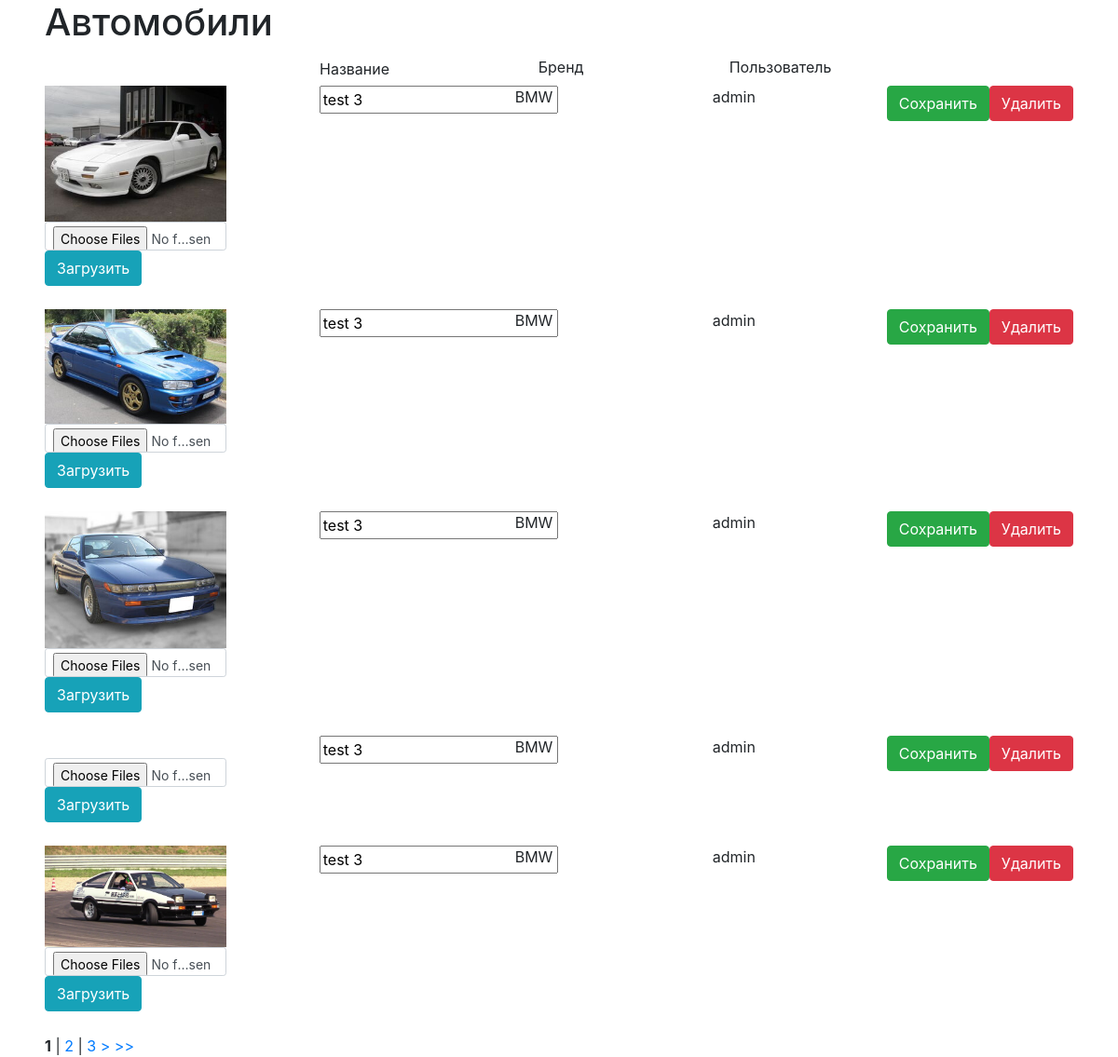
The app's page /admin/ with its own data.
### tables this page shows
CREATE TABLE `cars` (
  `car_id` int NOT NULL AUTO_INCREMENT,
  `user_id` int NOT NULL DEFAULT '0',
  `car_name` varchar(40) NOT NULL DEFAULT '',
  `brand_id` int NOT NULL DEFAULT '0',
  PRIMARY KEY (`car_id`),
  KEY `user_id_idx` (`user_id`),
  KEY `brand_id_idx` (`brand_id`),
  CONSTRAINT `brand` FOREIGN KEY (`brand_id`) REFERENCES `brands` (`brand_id`) ON DELETE CASCADE,
  CONSTRAINT `user` FOREIGN KEY (`user_id`) REFERENCES `users` (`user_id`)
);

CREATE TABLE `brands` (
  `brand_id` int NOT NULL AUTO_INCREMENT,
  `brand_name` varchar(45) NOT NULL DEFAULT '',
  PRIMARY KEY (`brand_id`)
);

CREATE TABLE `users` (
  `user_id` int NOT NULL AUTO_INCREMENT,
  `role` varchar(45) NOT NULL DEFAULT 'user',
  PRIMARY KEY (`user_id`)
);

### app/controllers/AdminCarController.php (called while the page is built)
<?php
class AdminCarController
{
    public function createView($params)
    {
        $cars = new Cars;
        if (is_numeric($params)) {
            $result = $cars->getCarsForCurrentPage($params);
            $currentPage = $params;
        } else {
            $result = $cars->getCarsForCurrentPage(1);
            $currentPage = 1;
        }
        $pagesCount = $cars->countPages();
        include "{$_SERVER['DOCUMENT_ROOT']}/app/views/admin.php";
    }
}

### app/models/db.php (called while the page is built, shortened)
<?php
class Db
{
    private function connect()
    {
        return $link = mysqli_connect(self::HOST, self::USERNAME, self::PASSWORD,
            self::DBNAME, 3306);
    }
    private function doQuery(string $sql)
    {
        $link = self::connect();
        $result = mysqli_query($link, $sql);
        return $result;
    }
    public function getCarsForPage(int $start, int $offset)
    {
        $sql = "SELECT car_id, car_name, role, brand_name
        FROM cars join users ON cars.user_id = users.user_id
        join brands ON cars.brand_id = brands.brand_id LIMIT " . $start . ", " . $offset;
        $result = self::doQuery($sql);
        return $result;
    }
    public function countRows(string $table_name)
    {
        $sql = 'SELECT COUNT(*) FROM ' . $table_name;
        $result = self::doQuery($sql);
        $row = $result->fetch_row();
        return $row[0];
    }
}

### app/models/cars.php (called while the page is built, shortened)
<?php
class Cars
{
    public function getCarsForCurrentPage(int $pageNumber)
    {
        $db = new Db;
        $firstCarOnPage = ($pageNumber * self::CARS_ON_PAGE) - self::CARS_ON_PAGE;
        $result = $db->getCarsForPage($firstCarOnPage, self::CARS_ON_PAGE);
        $response = array();
        $i = 0;
        while ($row = $result->fetch_row()) {
            $response[$i]['car_id'] = $row[0];
            $response[$i]['car_name'] = $row[1];
            $response[$i]['user_role'] = $row[2];
            $response[$i]['brand_name'] = $row[3];
            $i++;
        }
        return $response;
    }
    public function countPages()
    {
        $db = new Db;
        $carsQuantity = $db->countRows(self::TABLE_NAME);
        $pagesQuantity = $carsQuantity / self::CARS_ON_PAGE;
        return $pagesQuantity;
    }
}

### app/views/admin.php (the view, shortened to what this page needs)
<!DOCTYPE html>
<head>
    <link rel="stylesheet" href="../../css/style.css">
    <link rel="stylesheet" href="https://stackpath.bootstrapcdn.com/bootstrap/4.3.1/css/bootstrap.min.css"
>
</head>
<body>
<div class="main_container">
    <p class="h1">Автомобили</p>
    <div class="auto_head">
        <div class="car_name">Название</div>
        <div class="brand_name">Бренд</div>
        <div class="user_name">Пользователь</div>
    </div>
    <? foreach ($result as $item): ?>
        <?
        $image = '';
        $dir = 'images/car_id =' . $item['car_id'];
        if (is_dir($dir)) {
            $files = scandir($dir);
            if ($files) {
                $image = '../../' . $dir . '/' . $files[2];
            }
        }
        ?>
        <div class="car <?= $item['car_id'] ?>">
            <div class="car__image">
                <img src="<?= $image ?>"
                     alt="<?= $image ?>">
                <form action="../../upload.php" method="post" enctype="multipart/form-data">
                    <input type="file" class="form-control form-control-sm" name="images[]" multiple>
                    <button type="submit" class="btn btn-info">Загрузить</button>
                </form>
            </div>
            <div class="car__info-item car__name">
                <div class="car__name">
                    <input class='car_name<?= $item['car_id'] ?>' value="<?= $item['car_name'] ?>">
                </div>
            </div>
            <div class="car__info-item car__brand">
                <p>
                    <span><?= $item['brand_name'] ?></span>
                </p>
            </div>
            <div class="car__info-item car__user <?= $item['car_id'] ?>">
                <p>
                    <span><?= $item['user_role'] ?></span>
                </p>
            </div>
            <div>
                <button type="button" class="btn btn-success" value="<?= $item['car_id'] ?>">Сохранить</button>
            </div>
            <div>
                <button type="button" class="btn btn-danger" value="<?= $item['car_id'] ?>">Удалить</button>
            </div>
        </div>
    <? endforeach; ?>
    <? include 'pagination.php' ?>
</div>
</body>
</html>

### index.php (shortened to what this page needs)
<?php
$routes = array(
    '/(carlist)(\/[0-9]+)/' => array('CarListController', 'createView'),
    '/(carlist)/' => array('CarListController', 'createView'),
    '/(admin)(\/[0-9]+)/' => array('AdminCarController', 'createView'),
    '/(admin)/' => array('AdminCarController', 'createView'),
);
foreach ($routes as $url => $action) {
    $matches = preg_match($url, $_SERVER['REQUEST_URI'], $params);
    if ($matches > 0) {
        $controller = new $action[0];
        $controller->{$action[1]}(trim($params[2], '/'));
        break;
    }
}

### app/views/pagination.php (shortened to what this page needs)
<?php
if ($currentPage != $pagesCount) $nextPage = ' <a href= ./' . ($currentPage + 1) . '>></a>
                                   <a href= ./' . $pagesCount . '>>></a>';
if ($currentPage + 2 <= $pagesCount) $currentPage2Right = ' | <a href= ./' . ($currentPage + 2) . '>' . ($currentPage + 2) . '</a>';
if ($currentPage + 1 <= $pagesCount) $currentPage1Right = ' | <a href= ./' . ($currentPage + 1) . '>' . ($currentPage + 1) . '</a>';
echo $prevPage . $currentPage2left . $currentPage1left . '<b>' . $currentPage . '</b>' . $currentPage1Right . $currentPage2Right . $nextPage;

### css/style.css (style rules this page uses)
.main_container { height: 100%; margin-left: auto; margin-right: auto; width: 92%; max-width: 1190px; }
.auto_head { font-size: 16px; display: flex; padding-left: 250px; }
.car_name { width: 31%; padding: 6px 10px; padding-left: 45px; }
.brand_name { width: 24%; padding: 4px 15px; }
.user_name { width: 24%; padding: 4px 15px; }
.car { display: flex; position: relative; margin-bottom: 25px; }
.car__image { width: 225px; position: relative; align-self: flex-start; }
.car__name { width: 24%; padding-left: 50px; }
.car__brand { width: 20%; padding-left: 45px; }
.car__user { width: 25%; padding-left: 60px; }
img { max-width: 100%; height: auto; vertical-align: middle; }

### records on screen
cars: shows a picture, car_name "test 3", brand.brand_name "BMW", user.role "admin", $item['car_id'] 11 (drawn)
cars: shows a picture, car_name "test 3", brand.brand_name "BMW", user.role "admin", $item['car_id'] 12 (drawn)
cars: shows a picture, car_name "test 3", brand.brand_name "BMW", user.role "admin", $item['car_id'] 13 (drawn)
cars: car_name "test 3", brand.brand_name "BMW", user.role "admin", $item['car_id'] 14 (drawn)
cars: shows a picture, car_name "test 3", brand.brand_name "BMW", user.role "admin", $item['car_id'] 15 (drawn)
